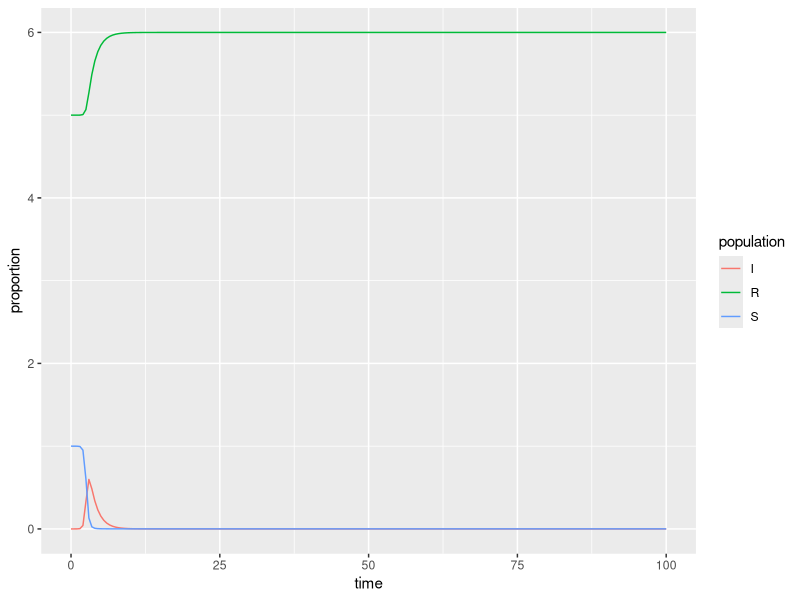

Write R code to recreate this figure.
## ---- chunk 1
knitr::opts_chunk$set(echo = TRUE)
library(tidyverse)
library(deSolve)
## ---- chunk 2
### Specify parameters

## Proportion in each compartment: Susceptible 0.999999, Infected 0.000001, Recovered 0 (these are directly from the example linked above)
init <- c(S = 1-1e-6, I = 1e-6, R = 5)

## beta: infection parameter; gamma: recovery parameter
parameters <- c(beta = 6, gamma = .8)

## Time frame
times      <- seq(0, 100, by = 0.5)
## ---- chunk 3
## Build the function with all 
sir <- function(time, init, parameters) {

  with(as.list(c(init, parameters)), {

    dS <- -beta * S * I
    dI <-  beta * S * I - gamma * I
    dR <-  gamma * I
    
    return(list(c(dS, dI, dR)))
  })
}
## ---- chunk 4
## Solve using `deSolve::ode()`
approximation <- ode(y = init, times = times, func = sir, parms = parameters)
## ---- chunk 5
## Get output into a data frame
approx_df <- as.data.frame(approximation)

## Pivot longer so R will do the work for us: 
approx_long <- approx_df %>% 
  pivot_longer(cols = S:R, names_to = "population", values_to = "proportion")

## ---- chunk 6
ggplot(data = approx_long, aes(x = time, y = proportion)) +
  geom_line(aes(color = population))
